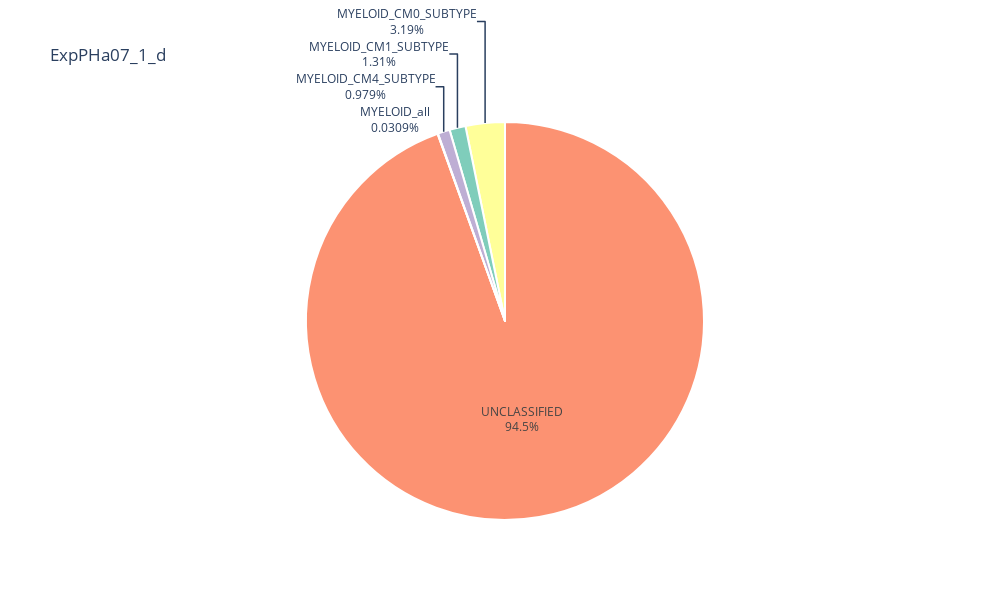

Write notebook code for a chart like this one.
### Code cell
d = data.loc[data['Image_Location'] == 'ExpPHa07_1_d']
d.groupby('Classification').size()

colors = ['#fc9272','#ffff99', '#7fcdbb', '#beaed4', '#7fc97f']
labels = d['Classification'].unique()
values = d['Classification'].value_counts(dropna=False)

fig = go.Pie(labels=labels, values=values, marker=dict(colors=colors, line=dict(color='#FFF', width=2)),
               domain={'x': [0.0, 1], 'y': [0.0, 1]}, showlegend=False, name='Count of Cell types', textinfo='label+percent')
    

layout = go.Layout(height = 600,
                   width = 1000,
                   autosize = False,
                   title = 'ExpPHa07_1_d')




fig = go.Figure(data = fig, layout = layout)
fig

### Figure 1 — Plotly figure (JSON) as saved in the notebook; plotly's stock layout.template omitted (floating-point values rounded to 4 significant figures)
{"data": [{"domain": {"x": [0, 1], "y": [0, 1]}, "labels": ["UNCLASSIFIED", "MYELOID_CM0_SUBTYPE", "MYELOID_CM1_SUBTYPE", "MYELOID_CM4_SUBTYPE", "MYELOID_all"], "marker": {"colors": ["#fc9272", "#ffff99", "#7fcdbb", "#beaed4", "#7fc97f"], "line": {"color": "#FFF", "width": 2}}, "name": "Count of Cell types", "showlegend": false, "textinfo": "label+percent", "type": "pie", "values": [33670, 1136, 465, 349, 11]}], "layout": {"autosize": false, "height": 600, "title": {"text": "ExpPHa07_1_d"}, "width": 1000}}
